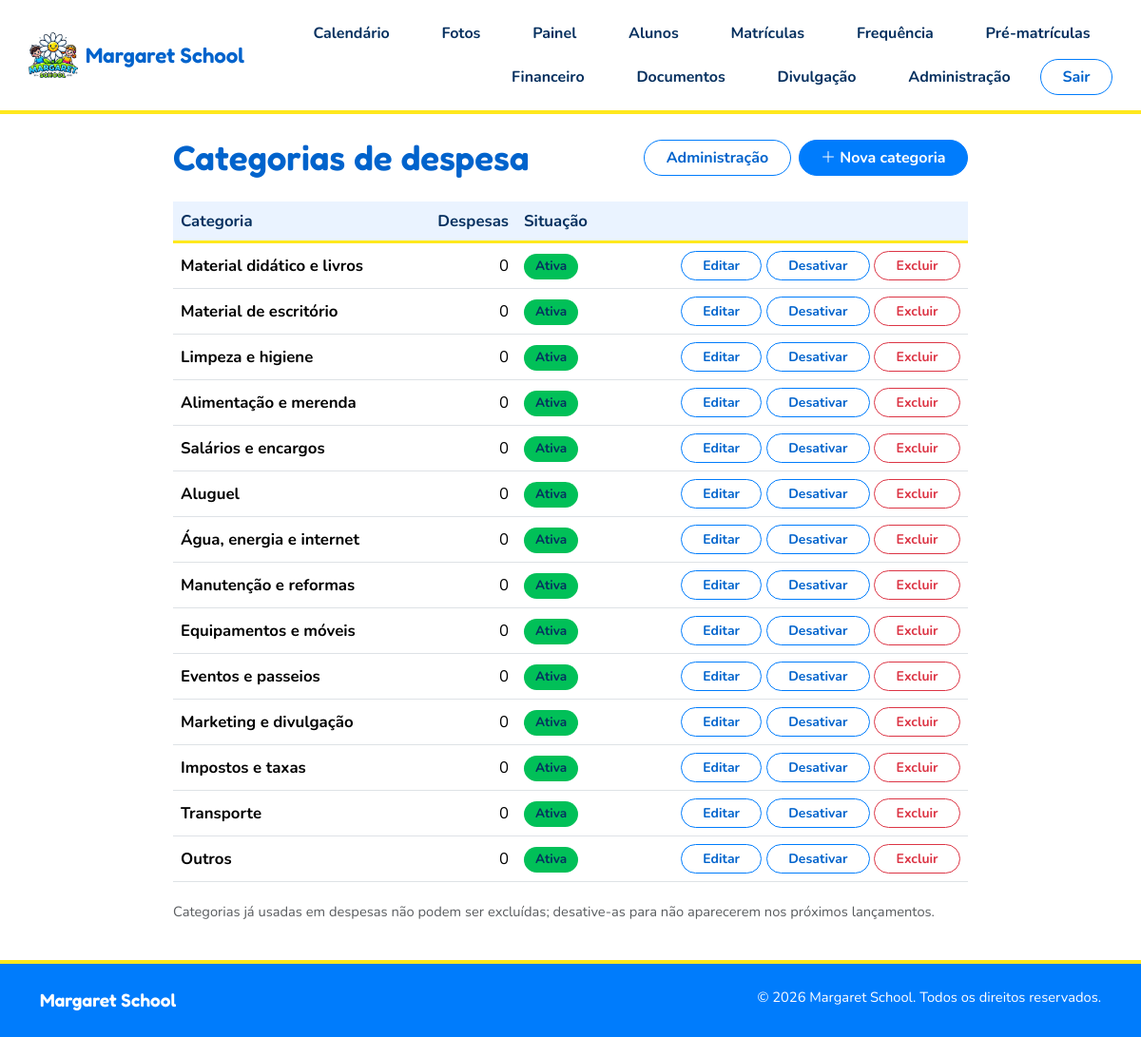
The page /administracao/categorias/ (signed in) on the database its author committed.
### financeiro/models.py (models this page shows, shortened)
class CategoriaDespesa(models.Model):
    nome = models.CharField("Nome", max_length=60, unique=True)
    ativa = models.BooleanField("Ativa", default=True, help_text="Categorias desativadas não aparecem ao lançar despesas novas.")
    class Meta:
        ordering = ["nome"]
        verbose_name = "categoria de despesa"
        verbose_name_plural = "categorias de despesa"

### administracao/views.py (the view)
# urls.py: path("categorias/", views.categorias_list, name="adm_categorias"),
@staff_required
def categorias_list(request):
    categorias = CategoriaDespesa.objects.annotate(n=Count("despesas"))
    return render(request, "administracao/categorias.html", {"categorias": categorias})

### administracao/configuracao.py (called while the page is built)
def _config():
    from .models import ConfiguracaoEscola
    em_requisicao = getattr(_estado, "ativo", False)
    if em_requisicao and hasattr(_estado, "objeto"):
        return _estado.objeto
    try:
        objeto = ConfiguracaoEscola.objects.first()
    except DatabaseError:  # tabela ainda não criada (migrações em andamento)
        objeto = None
    if em_requisicao:
        _estado.objeto = objeto
    return objeto

def iniciar_requisicao():
    _estado.ativo = True
    if hasattr(_estado, "objeto"):
        del _estado.objeto

def encerrar_requisicao():
    _estado.ativo = False
    if hasattr(_estado, "objeto"):
        del _estado.objeto

def escola():
    dados = dict(settings.ESCOLA)
    cfg = _config()
    if cfg:
        for campo in CAMPOS_ESCOLA:
            valor = getattr(cfg, campo)
            if valor:
                dados[campo] = valor
    return dados

def financeiro():
    dados = dict(settings.FINANCEIRO)
    cfg = _config()
    if cfg:
        if cfg.multa_percentual is not None:
            dados["multa_percentual"] = cfg.multa_percentual
        if cfg.juros_mensal_percentual is not None:
            dados["juros_mensal_percentual"] = cfg.juros_mensal_percentual
    return dados

### core/context_processors.py (called while the page is built)
def escola(request):
    return {"escola": configuracao.escola(), "financeiro_cfg": configuracao.financeiro()}

### core/mixins.py (called while the page is built)
def staff_required(view):
    @wraps(view)
    def wrapper(request, *args, **kwargs):
        if not request.user.is_staff:
            raise PermissionDenied
        return view(request, *args, **kwargs)
    return login_required(wrapper)

### templates/administracao/categorias.html (shortened to what this page needs)
{% extends "base.html" %}
{% block content %}
<section class="container py-4" style="max-width:860px">
  <div class="page-bar"><h1 class="page-title">Categorias de despesa</h1>
    <div class="d-flex flex-wrap gap-2"><a class="btn btn-outline-primary" href="{% url 'administracao' %}">Administração</a>
      <a class="btn btn-primary" href="{% url 'adm_categoria_nova' %}"><i class="bi bi-plus-lg" aria-hidden="true"></i> Nova categoria</a></div></div>
  <div class="table-responsive"><table class="table table-ms align-middle">
    <thead><tr><th>Categoria</th><th class="text-end">Despesas</th><th>Situação</th><th><span class="visually-hidden">Ações</span></th></tr></thead>
    <tbody>{% for c in categorias %}<tr>
      <td><strong>{{ c.nome }}</strong></td><td class="text-end">{{ c.n }}</td>
      <td>{% if c.ativa %}<span class="sit sit-ativo">Ativa</span>{% else %}<span class="sit sit-sem">Desativada</span>{% endif %}</td>
      <td class="text-end">
        <a class="btn btn-outline-primary btn-sm" href="{% url 'adm_categoria_editar' c.pk %}">Editar</a>
        <form method="post" action="{% url 'adm_categoria_ativa' c.pk %}" class="d-inline">{% csrf_token %}<button class="btn btn-outline-primary btn-sm" type="submit">{% if c.ativa %}Desativar{% else %}Ativar{% endif %}</button></form>
        {% if not c.n %}<form method="post" action="{% url 'adm_categoria_excluir' c.pk %}" class="d-inline" onsubmit="return confirm('Excluir esta categoria?');">{% csrf_token %}<button class="btn btn-outline-danger btn-sm" type="submit">Excluir</button></form>{% endif %}
      </td></tr>{% endfor %}</tbody></table></div>
  <p class="form-text">Categorias já usadas em despesas não podem ser excluídas; desative-as para não aparecerem nos próximos lançamentos.</p>
</section>
{% endblock %}

### templates/base.html (shortened to what this page needs)
{% load static %}<!doctype html>
<html lang="pt-br">
<head>
  <link href="https://cdn.jsdelivr.net/npm/bootstrap@5.3.3/dist/css/bootstrap.min.css" rel="stylesheet">
  <link href="https://cdn.jsdelivr.net/npm/bootstrap-icons@1.11.3/font/bootstrap-icons.min.css" rel="stylesheet">
  <link href="{% static 'css/style.css' %}" rel="stylesheet">
  <link href="{% static 'css/calendario.css' %}" rel="stylesheet">
  <link href="{% static 'css/graficos.css' %}" rel="stylesheet">
  <link href="{% static 'css/divulgacao.css' %}" rel="stylesheet">
  <link href="{% static 'css/frequencia.css' %}" rel="stylesheet">
</head>
<body class="{% block body_class %}{% endblock %}">
  {% block navbar %}
  <header class="site-header">
    <nav class="navbar navbar-expand-xl container py-3" aria-label="Principal">
      <a class="navbar-brand d-flex align-items-center gap-2" href="{% url 'home' %}">
        <img src="{% static 'img/logo.png' %}" alt="" width="52" height="48">
        <span class="brand-name">Margaret School</span>
      </a>
      <div class="collapse navbar-collapse" id="menu-principal">
      <div class="ms-xl-auto d-flex flex-column flex-xl-row flex-xl-wrap justify-content-xl-end align-items-stretch align-items-xl-center gap-2 pt-3 pt-xl-0 menu-itens">
        <a class="btn btn-link nav-link-plain" href="{% url 'calendario' %}">Calendário</a>
        <a class="btn btn-link nav-link-plain" href="{% url 'galeria' %}">Fotos</a>
        {% if user.is_authenticated %}
          <a class="btn btn-link nav-link-plain" href="{% url 'dashboard' %}">Painel</a>
          {% if user.is_staff %}
            <a class="btn btn-link nav-link-plain" href="{% url 'aluno_list' %}">Alunos</a>
            <a class="btn btn-link nav-link-plain" href="{% url 'matricula_list' %}">Matrículas</a>
            <a class="btn btn-link nav-link-plain" href="{% url 'frequencia' %}">Frequência</a>
            <a class="btn btn-link nav-link-plain" href="{% url 'pre_matricula_lista' %}">Pré-matrículas</a>
            <a class="btn btn-link nav-link-plain" href="{% url 'financeiro_painel' %}">Financeiro</a>
            <a class="btn btn-link nav-link-plain" href="{% url 'documento_list' %}">Documentos</a>
            <a class="btn btn-link nav-link-plain" href="{% url 'divulgacao' %}">Divulgação</a>
            <a class="btn btn-link nav-link-plain" href="{% url 'administracao' %}">Administração</a>
          {% endif %}
          <form method="post" action="{% url 'logout' %}" class="m-0">
            <button type="submit" class="btn btn-outline-primary">Sair</button>
          </form>
        {% else %}
          <a class="btn btn-primary" href="{% url 'login' %}">Entrar</a>
        {% endif %}
      </div>
      </div>
    </nav>
  </header>
  {% endblock %}
  <main id="conteudo">
    {% block content %}{% endblock %}
  </main>
  {% block footer %}
  <footer class="site-footer">
    <div class="container py-4 d-flex flex-column flex-sm-row justify-content-between gap-2">
      <span class="brand-name">Margaret School</span>
      <small>&copy; {% now "Y" %} Margaret School. Todos os direitos reservados.</small>
    </div>
  </footer>
  {% endblock %}
</body>
</html>

### static/css/style.css (style rules this page uses)
:root { --ms-blue: #007CFC; --ms-blue-dark: #0063CC; --ms-green: #01C058; --ms-yellow: #FFE81E; --ms-white: #FFFFFF; --ms-ink: #06305F; --ms-soft: #EAF3FF; --bs-primary: var(--ms-blue); --bs-primary-rgb: 0, 124, 252; --bs-link-color: var(--ms-blue-dark); --bs-link-hover-color: var(--ms-ink); --bs-body-color: var(--ms-ink); --bs-body-font-family: "Nunito", system-ui, sans-serif; --bs-body-font-size: 1.05rem; --bs-border-radius: 14px; --bs-border-radius-lg: 20px; }
body { background: var(--ms-white); color: var(--ms-ink); }
h1, h2, h3, h4, .brand-name { font-family: "Fredoka", "Nunito", sans-serif; font-weight: 600; }
.btn { font-weight: 700; border-radius: 999px; padding-inline: 1.4rem; }
.btn-primary { --bs-btn-bg: var(--ms-blue); --bs-btn-border-color: var(--ms-blue); --bs-btn-hover-bg: var(--ms-blue-dark); --bs-btn-hover-border-color: var(--ms-blue-dark); --bs-btn-active-bg: var(--ms-blue-dark); --bs-btn-active-border-color: var(--ms-blue-dark); --bs-btn-color: #fff; --bs-btn-hover-color: #fff; --bs-btn-active-color: #fff; }
.btn-outline-primary { --bs-btn-color: var(--ms-blue-dark); --bs-btn-border-color: var(--ms-blue); --bs-btn-hover-bg: var(--ms-blue); --bs-btn-hover-border-color: var(--ms-blue); --bs-btn-hover-color: #fff; --bs-btn-active-bg: var(--ms-blue); --bs-btn-active-border-color: var(--ms-blue); --bs-btn-active-color: #fff; }
.nav-link-plain { color: var(--ms-ink); text-decoration: none; }
.site-header { background: var(--ms-white); border-bottom: 4px solid var(--ms-yellow); }
.navbar-brand { color: var(--ms-ink); }
.navbar-brand .brand-name { font-size: 1.4rem; color: var(--ms-blue-dark); }
.navbar-brand img { object-fit: contain; }
.site-footer { background: var(--ms-blue); color: #fff; border-top: 4px solid var(--ms-yellow); }
.site-footer .brand-name { font-size: 1.2rem; }
.page-bar { display: flex; flex-wrap: wrap; justify-content: space-between; align-items: center; gap: 1rem; margin-bottom: 1.5rem; }
.page-title { font-size: clamp(1.7rem, 3.5vw, 2.3rem); color: var(--ms-blue-dark); margin: 0; }
.table-ms { --bs-table-bg: transparent; }
.table-ms thead th { background: var(--ms-soft); color: var(--ms-ink); border-bottom: 3px solid var(--ms-yellow); white-space: nowrap; }
.sit { display: inline-block; padding: .2rem .75rem; border-radius: 999px; font-weight: 700; font-size: .85rem; white-space: nowrap; }
.sit-ativo { background: var(--ms-green); color: var(--ms-ink); }

### rows shown on the page
CategoriaDespesa: nome "Material didático e livros", n "0", ativa "Ativa", shows "Excluir"
CategoriaDespesa: nome "Material de escritório", n "0", ativa "Ativa", shows "Excluir"
CategoriaDespesa: nome "Limpeza e higiene", n "0", ativa "Ativa", shows "Excluir"
CategoriaDespesa: nome "Alimentação e merenda", n "0", ativa "Ativa", shows "Excluir"
CategoriaDespesa: nome "Salários e encargos", n "0", ativa "Ativa", shows "Excluir"
CategoriaDespesa: nome "Aluguel", n "0", ativa "Ativa", shows "Excluir"
CategoriaDespesa: nome "Água, energia e internet", n "0", ativa "Ativa", shows "Excluir"
CategoriaDespesa: nome "Manutenção e reformas", n "0", ativa "Ativa", shows "Excluir"
CategoriaDespesa: nome "Equipamentos e móveis", n "0", ativa "Ativa", shows "Excluir"
CategoriaDespesa: nome "Eventos e passeios", n "0", ativa "Ativa", shows "Excluir"
CategoriaDespesa: nome "Marketing e divulgação", n "0", ativa "Ativa", shows "Excluir"
CategoriaDespesa: nome "Impostos e taxas", n "0", ativa "Ativa", shows "Excluir"
CategoriaDespesa: nome "Transporte", n "0", ativa "Ativa", shows "Excluir"
CategoriaDespesa: nome "Outros", n "0", ativa "Ativa", shows "Excluir"
